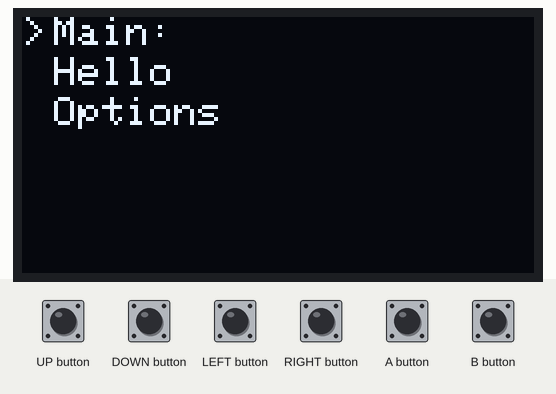
This sketch was run on a simulated Arduboy, built with avr-gcc and run on an emulated ATmega32U4. Shown: 128×64 one-colour display. The inputs (shaded band) are chosen by the test bench.

Above: at 1.2 s.
1.3 s: DOWN button pressed for 0.15 s
At 2.4 s:
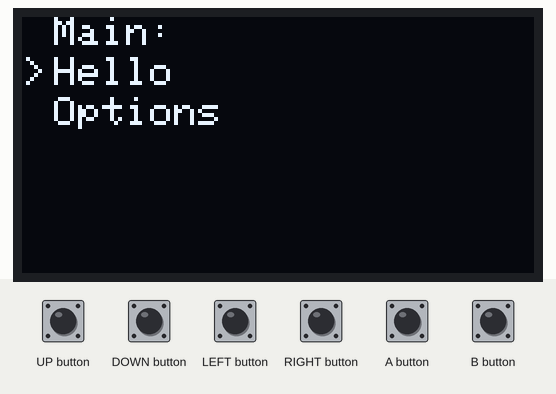
2.9 s: A button pressed for 0.15 s
At 3.4 s:
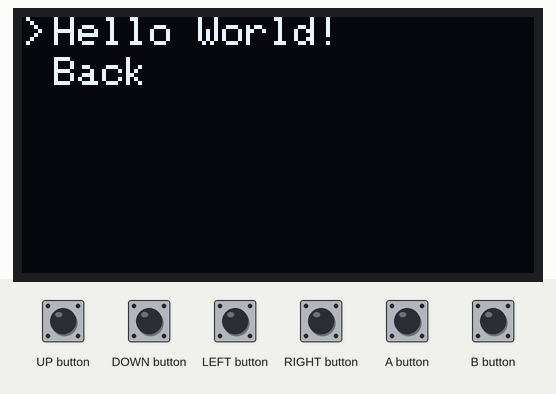
4.5 s: DOWN button pressed for 1 s
At 5.9 s:
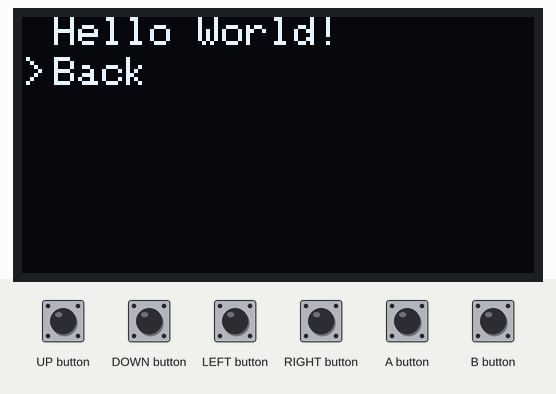
7.0 s: A button pressed for 1 s
At 7.9 s:
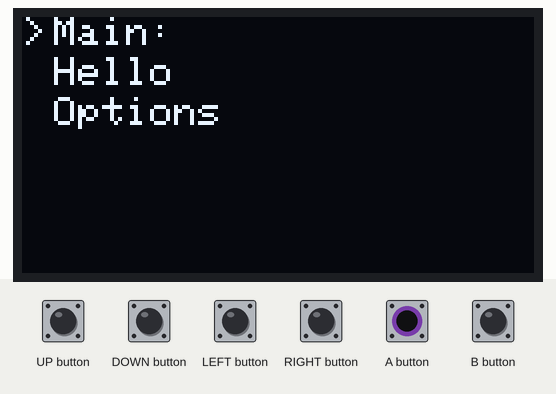
Timing chart, 0 to 10.0 s (numbered marks = the images above; inputs shaded):
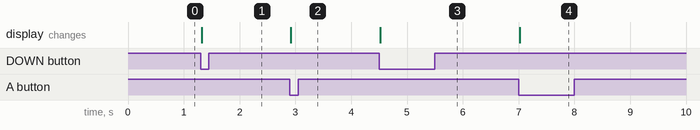

Measured:
- after the input at 1.3 s, the display: changes at once (image 1)
- after the input at 2.9 s, the display: changes at once (image 2)
- after the input at 4.5 s, the display: changes at once (image 3)
- after the input at 7.0 s, the display: changes at once (image 4)

The sketch:

Menu_Test.ino
```cpp
// Ashlee Jones
// 23rd of July, 2020
// Testing a Menu system after testing on the Arduino Uno

#include <Arduboy2.h>

Arduboy2 arduboy;

int cursorPos;

enum class CursorRow
{
    cursorZero,
    cursorOne,
    cursorTwo
};

CursorRow cursorRow = CursorRow::cursorZero;

enum class PageState
{
    Main,
    Hello,
    Options,
};

PageState pageState = PageState::Main;

void setup()
{
    cursorPos = 0;
    arduboy.begin();
    arduboy.clear();
}

void loop()
{
    arduboy.pollButtons();
    arduboy.clear();

    switch(cursorRow)
    {
        case CursorRow::cursorZero:
            cursorPos = 0;
            drawCursor();
            break;

        case CursorRow::cursorOne:
            cursorPos = 10;
            drawCursor();
            break;

        case CursorRow::cursorTwo:
            cursorPos = 20;
            drawCursor();
            break;
    }

    switch(pageState)
    {
        case PageState::Main:
            updateMain();
            drawMain();
            break;

        case PageState::Hello:
            updateHello();
            drawHello();
            break;

        case PageState::Options:
            updateOptions();
            drawOptions();
            break;
    }
    arduboy.display();

    if(arduboy.justPressed(DOWN_BUTTON) && cursorPos == 10) cursorRow = CursorRow::cursorTwo;
    else if((arduboy.justPressed(DOWN_BUTTON) && cursorPos == 0) || (arduboy.justPressed(UP_BUTTON) && cursorPos == 20)) cursorRow = CursorRow::cursorOne;
    else if(arduboy.justPressed(UP_BUTTON) && cursorPos == 10) cursorRow = CursorRow::cursorZero;

    if(arduboy.justPressed(A_BUTTON)) cursorRow = CursorRow::cursorZero;
}

void updateMain()
{
    if(arduboy.justPressed(A_BUTTON) && cursorPos == 10) pageState = PageState::Hello;
    else if(arduboy.justPressed(A_BUTTON) && cursorPos == 20) pageState = PageState::Options;
}

void drawMain()
{
    arduboy.setCursor(8, 0);
    arduboy.print(F("Main:"));

    arduboy.setCursor(8, 10);
    arduboy.print(F("Hello"));

    arduboy.setCursor(8, 20);
    arduboy.print(F("Options"));
}

void updateHello()
{
    if(arduboy.justPressed(A_BUTTON) && cursorPos == 10) pageState = PageState::Main;
}

void drawHello()
{
    arduboy.setCursor(8, 0);
    arduboy.print(F("Hello World!"));

    arduboy.setCursor(8, 10);
    arduboy.print(F("Back"));
}

void updateOptions()
{
    if(arduboy.justPressed(A_BUTTON) && cursorPos == 10) pageState = PageState::Main;
}

void drawOptions()
{
    arduboy.setCursor(8, 0);
    arduboy.print(F("Options Page:"));

    arduboy.setCursor(8, 10);
    arduboy.print(F("Back"));
}

void drawCursor()
{
    arduboy.setCursor(0, cursorPos);
    arduboy.print(F(">"));
}
```
